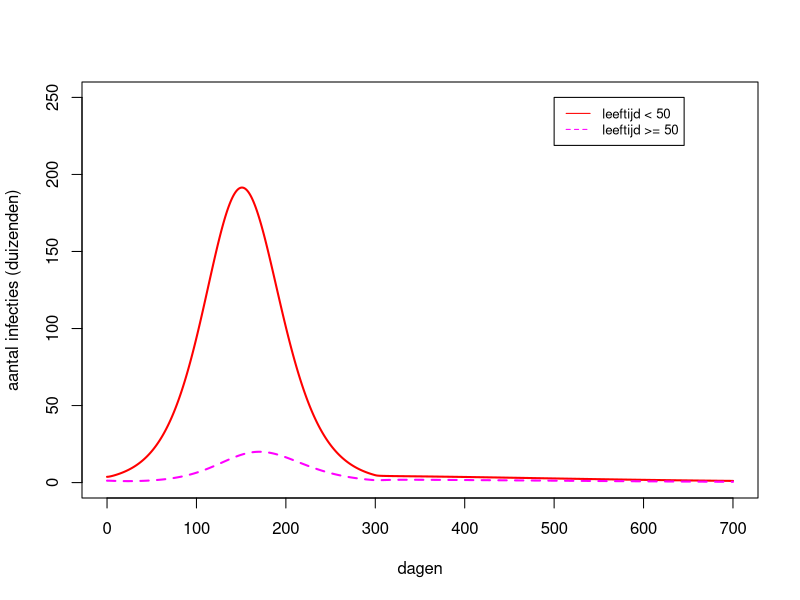
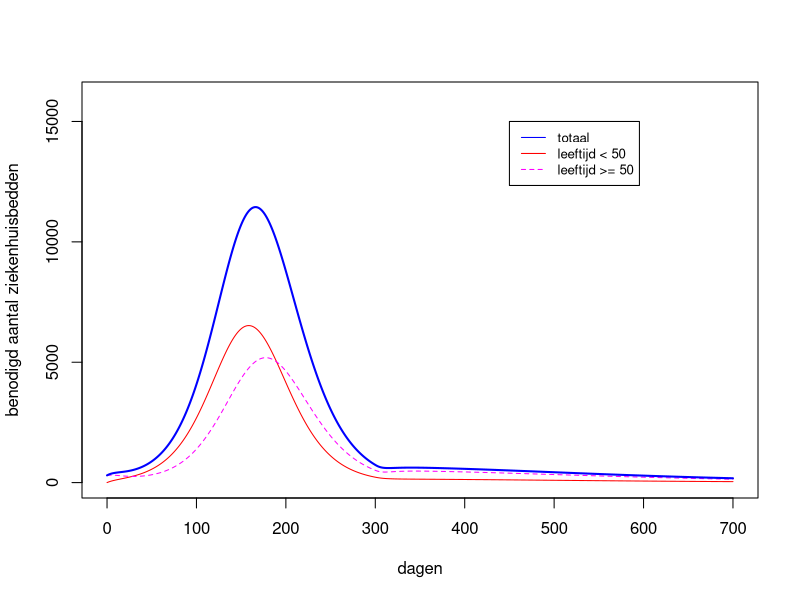
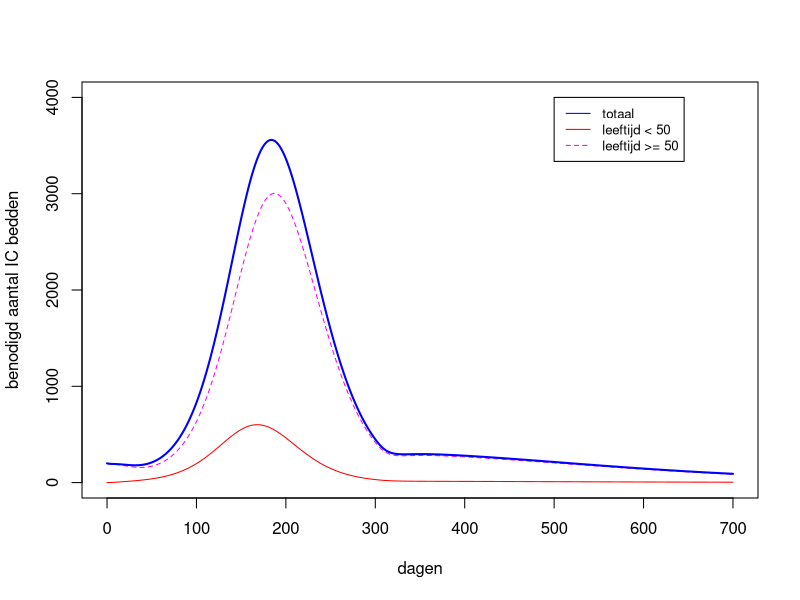
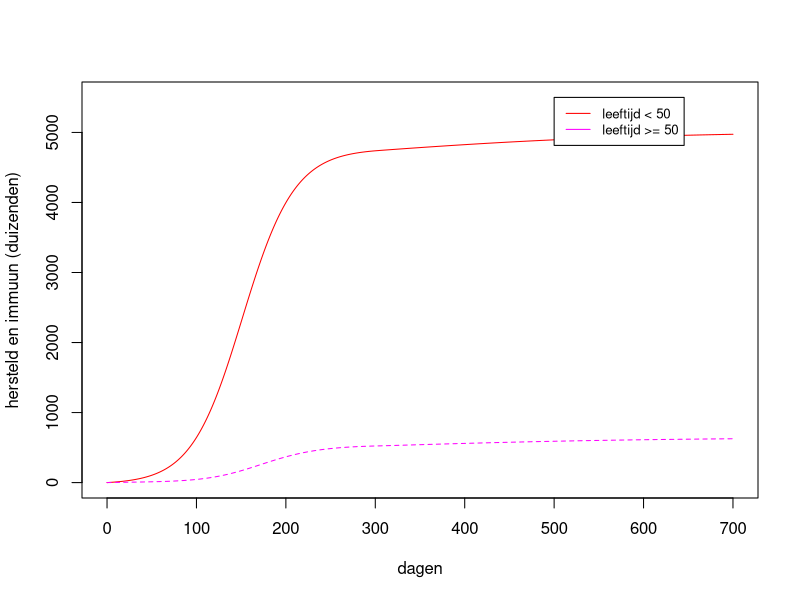

Source code (R) for these figures, in order:
library(deSolve)

SEIR2 = function(t, state, parameters) {
  with(as.list(c(state, parameters)),{
    if (t>tinc){
      b1 = b1inc
      b2 = b2inc
      w  = winc
    }
    N1 = S1+E1+I1+R1
    N2 = S2+E2+I2+R2
    labda1 = b1*(w*I1/N1 + (1-w)*I2/N2)
    dS1 = -labda1*S1
    dE1 =  labda1*S1 - E1/dinc
    dI1 =  E1/dinc - I1/dinf
    dH1 =    fh1 *I1/dinf    - fc1 *H1/(0.75*dhosp) - (1-fc1)*H1/dhosp
    dC1 =                      fc1 *H1/(0.75*dhosp)        - C1/dicu
    dR1 = (1-fh1)*I1/dinf + (1-fc1)*H1/dhosp        + (1-mu1)*C1/dicu
    dD1 =  mu1*C1/dicu
    labda2 = (b2-b1*(1-w)*N1/N2)*I2/N2 + (1-w)*b1*N1/N2*I1/N1
    dS2 = -labda2*S2
    dE2 =  labda2*S2 - E2/dinc
    dI2 =  E2/dinc   - I2/dinf
    dH2 =  fh2*I2/dinf - fc2 *H2/(0.75*dhosp) - (1-fc2)*H2/dhosp
    dC2 =                fc2 *H2/(0.75*dhosp) - C2/dicu
    dR2 = (1-fh2)*I2/dinf + (1-fc2)*H2/dhosp        + (1-mu2)*C2/dicu
    dD2 =  mu2*C2/dicu
    # return the rate of change
    list(c(dS1, dE1, dI1, dH1, dC1, dR1, dD1, dS2, dE2, dI2, dH2, dC2, dR2, dD2))
  }) 
}  
dur = 4.6
R0young  = 0.7 * 0.7 * 2.84 # 0.70 * 0.70
R0young2 = 1.0 * 0.7 * 2.84 # 0.70 * 0.70
R0old    = 0.6 * 0.7 * 1.75 # 0.60 * 0.70 
R0old2   = 0.7 * 0.7 * 1.75
# b1 = 1.39 => 0.97 * 1.39 = 1.35 (assortative) + 0.03 * 1.39 = 0.042 (disass)
# b2 = 0.735 => 0.693 (assor) + 0.042 (disass)
# b1 = 2.00 => 1.736 (assortative) + 0.274 (disass)
# b2 = 1.25 => 0.976 + 0.274
# winc = 0.868
params2 = c(dinc=dur,dinf=dur,dhosp=8,dicu=10,fh1=2.03/100,fh2=16.88/100,fc1=5.674/100,fc2=0.355,mu1=0.5,mu2=0.5,
            b1=R0young/dur,b2=R0old/dur, w=0.97, tinc=300, b1inc=R0young2/dur, b2inc=R0old2/dur ,winc=0.863)
state2  = c(S1=10000-7.5,E1=3.75,I1=3.75,H1=0,C1=0,R1=0,D1=0,
            S2= 7000-2.5,E2=1.25,I2=1.25,H2=0.3,C2=0.2,R2=0,D2=0)
times <- seq(0, 700, by = 1)
out = as.data.frame(ode(y = state2, times = times, func = SEIR2, parms = params2, method="adams"))

# View(out)
png("besmettingen.png")
plot(out$time,out$I1,type="l",col="red",ylim=c(0,250),xlab="dagen",ylab="aantal infecties (duizenden)",lwd=2)
lines(out$time,out$I2,type="l",lty=2,col="magenta",lwd=2)
legend(500, 250, legend=c("leeftijd < 50", "leeftijd >= 50"),
       col=c("red", "magenta"), lty=1:2, cex=0.8)
dev.off()

png("ziekenhuisbedden.png")
plot(out$time,out$H1*1000,type="l",col="red",ylim=c(0,16000),xlab="dagen",ylab="benodigd aantal ziekenhuisbedden")
lines(out$time,out$H2*1000,type="l",col="magenta",lty=2)
lines(out$time,(out$H1+out$H2)*1000,type="l",col="blue",lwd=2)
legend(450, 15000, legend=c("totaal","leeftijd < 50", "leeftijd >= 50"),
       col=c("blue","red", "magenta"), lty=c(1,1,2), cex=0.8)
dev.off()

png("IC-bedden.png")
plot(out$time,out$C1*1000,type="l",col="red",ylim=c(0,4000),xlab="dagen",ylab="benodigd aantal IC bedden")
lines(out$time,out$C2*1000,type="l",col="magenta",lty=2)
lines(out$time,(out$C1+out$C2)*1000,type="l",col="blue",lwd=2)
legend(500, 4000, legend=c("totaal","leeftijd < 50", "leeftijd >= 50"),
       col=c("blue","red", "magenta"), lty=c(1,1,2), cex=0.8)
dev.off()

png("immune.png")
plot(out$time,out$R1,type="l",col="red",ylim=c(0,5500),xlab="dagen",ylab="hersteld en immuun (duizenden)")
lines(out$time,out$R2,type="l",col="magenta",lty=2)
legend(500, 5500, legend=c("leeftijd < 50", "leeftijd >= 50"),
       col=c("red", "magenta"), lty=c(1,1,2), cex=0.8)
dev.off()
